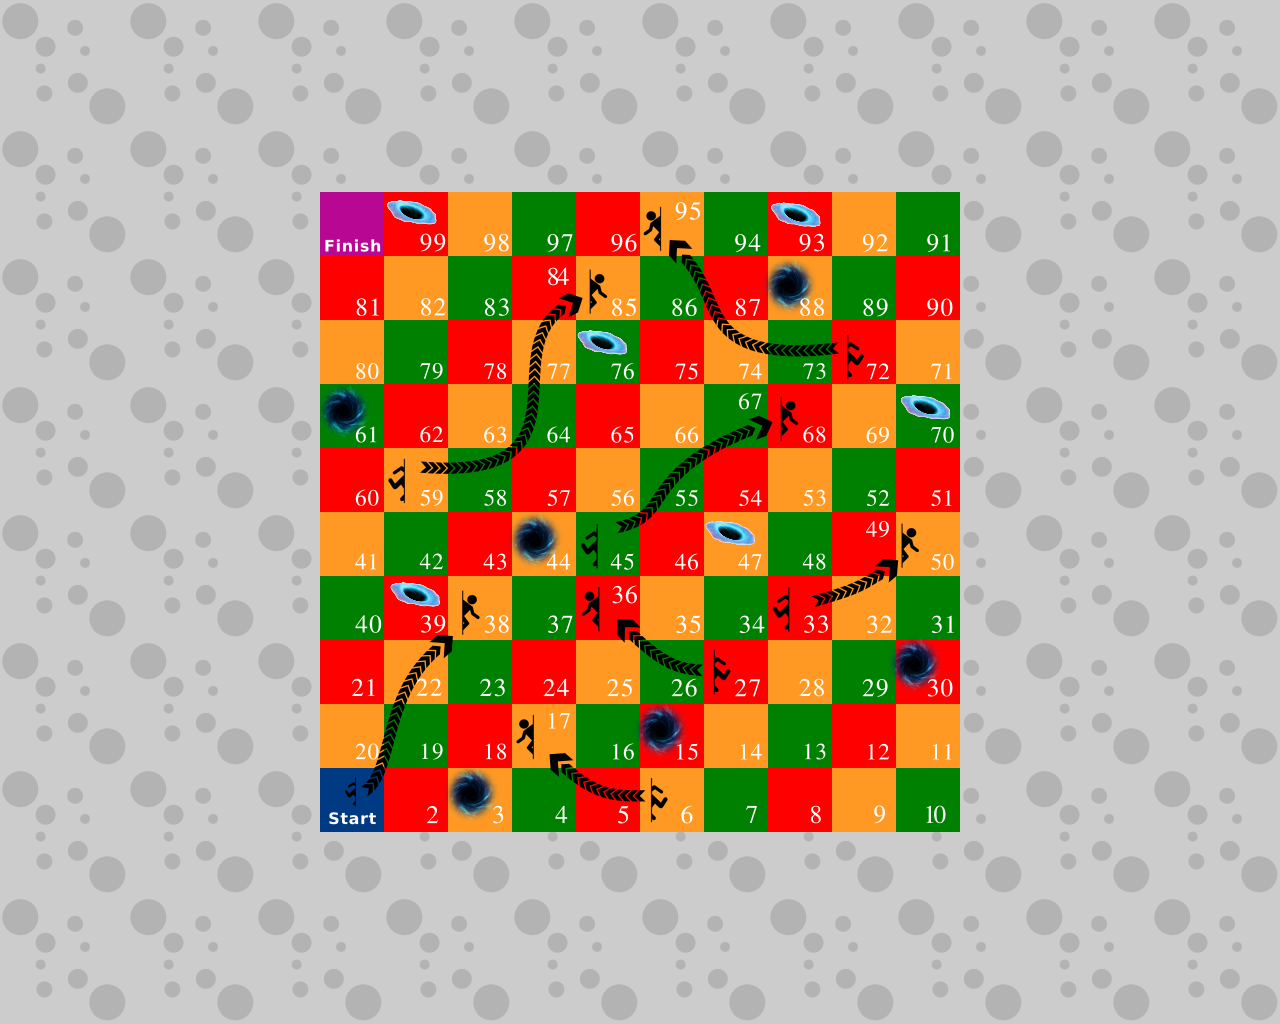

A 2D game scene composited from a Tiled map and its tileset images. What follows is a short description and the map's XML, with every tile layer's data as written:
An orthogonal 20x16 tile map with 64x64 px tiles, 1 tile layer (Tile Layer 1), 3 tilesets and 1 object.

<map version="1.0" tiledversion="1.1.6" orientation="orthogonal" renderorder="right-down" width="20" height="16" tilewidth="64" tileheight="64" infinite="0" nextobjectid="2">
 <tileset firstgid="1" name="map-tileset-640px" tilewidth="64" tileheight="64" tilecount="100" columns="10">
  <image source="map-tileset-640px.png" width="640" height="640" />
 </tileset>
 <tileset firstgid="101" name="bg-tile-128" tilewidth="64" tileheight="64" tilecount="4" columns="2">
  <image source="bg-tile-128.png" width="128" height="128" />
 </tileset>
 <tileset firstgid="105" name="bg-tile-128 (2)" tilewidth="64" tileheight="64" tilecount="4" columns="2">
  <image source="bg-tile-128 (2).png" width="128" height="128" />
 </tileset>
 <layer name="Tile Layer 1" width="20" height="16">
  <data encoding="csv">
101,102,101,102,101,102,101,102,101,102,101,102,101,102,101,102,101,102,101,102,
103,104,103,104,103,104,103,104,103,104,103,104,103,104,103,104,103,104,103,104,
101,102,101,102,101,102,101,102,101,102,101,102,101,102,101,102,101,102,101,102,
103,104,103,104,103,1,2,3,4,5,6,7,8,9,10,104,103,104,103,104,
101,102,101,102,101,11,12,13,14,15,16,17,18,19,20,102,101,102,101,102,
103,104,103,104,103,21,22,23,24,25,26,27,28,29,30,104,103,104,103,104,
101,102,101,102,101,31,32,33,34,35,36,37,38,39,40,102,101,102,101,102,
103,104,103,104,103,41,42,43,44,45,46,47,48,49,50,104,103,104,103,104,
101,102,101,102,101,51,52,53,54,55,56,57,58,59,60,102,101,102,101,102,
103,104,103,104,103,61,62,63,64,65,66,67,68,69,70,104,103,104,103,104,
101,102,101,102,101,71,72,73,74,75,76,77,78,79,80,102,101,102,101,102,
103,104,103,104,103,81,82,83,84,85,86,87,88,89,90,104,103,104,103,104,
101,102,101,102,101,91,92,93,94,95,96,97,98,99,100,102,101,102,101,102,
103,104,103,104,103,104,103,104,103,104,103,104,103,104,103,104,103,104,103,104,
101,102,101,102,101,102,101,102,101,102,101,102,101,102,101,102,101,102,101,102,
103,104,103,104,103,104,103,104,103,104,103,104,103,104,103,104,103,104,103,104
</data>
 </layer>
 <objectgroup name="map-dimensions" visible="0">
  <object id="1" x="0" y="0" width="1280" height="1024" />
 </objectgroup>
</map>
